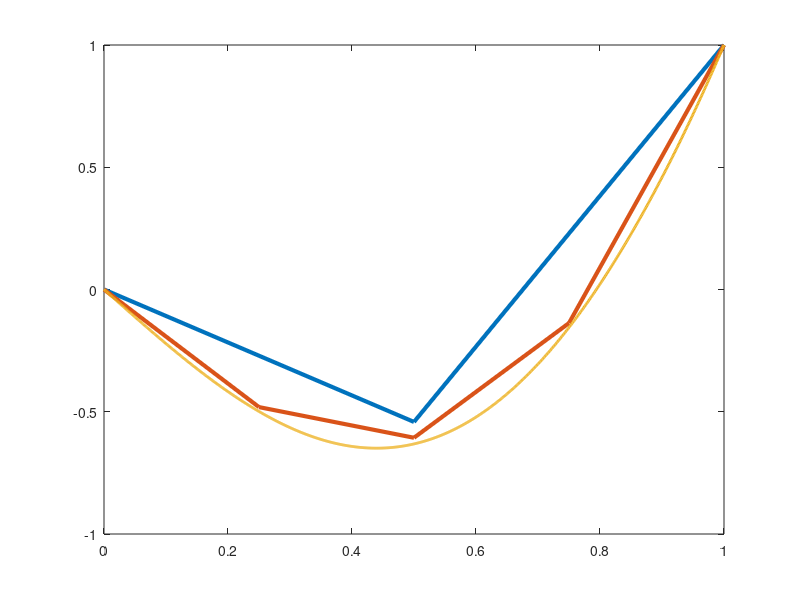

MATLAB code for this plot: (Note: this script raises an error after producing the figure.)
%%%%%%%%%%%%%%%%%%%%%%%%%%%%%%%%%%%%%%%%%%%%%%%%%%%%%%%%%%%%%%%%%%%%%%%%%%%
%Ghaida El-Saied
%Project 1
%Finite Element Analysis
%University of California at Berkeley

% A program to solve the fh = -(k^2*sin((pi*k*xh)/L))/A - (2*xh)/A;
% Boundary value problem
%%%%%%%%%%%%%%%%%%%%%%%%%%%%%%%%%%%%%%%%%%%%%%%%%%%%%%%%%%%%%%%%%%%%%%%%%%%

% Define Boundary conditions
%L=length, A = amplitude, u0 and uL are first and second boundary
%conditions respectively

A = 0.2; L= 1; u0 = 0; uL = 1; 

%BVP
%fh = -(k^2*sin((pi*k*xh)/L))/A - (2*xh)/A;
%true solution
%u_t = (x/L) + (x/(3.*A)).*(x.^2 - L.^2) - (L.^2/(A.*pi.^2)).*sin((pi.*k.*x)/L); 


%k and ne (number of elements) values:
k = [1 2 4 8 16 32];
ne = [2 4 8 16 32 64 128 256 512 1024 2048]; 
test_array = [1 1 1 1 1 1 1 1 1 1 1];



%setting up array for plotting

count = 1; 
label = cell(1,count);
bar_x = zeros(1,6);
bar_y = zeros(1,6); 
i=1;



%displaying figure for k values - is outputted below
for k = [1 2 4 8 16 32]
    figure;       
    
    for ne = [2 4 8 16 32 64 128 256 512 1024 2048] % Ne values to loop around
        %Global Matrices: stiffness = P, Force = F, Displacement = D
        P = zeros(ne + 1,ne + 1); F = zeros(ne + 1, 1); D = zeros(ne + 1, 1);

       % create a mesh
        he = 1/ne;
        xh = 0:he:L;
        
        fh = -(k^2*sin((pi*k*xh)/L))/A - (2*xh)/A;
            e =1;
              while e <= ne %loops over the ne matrix
                stiffness_matrix = 1/he * [1 -1; -1 1]; 
                %discrete forces at each node:
                f_left = fh(e); f_right = fh(e+1);
                %force for each element:
                f_e = he/6 * [2 1;1 2] * [f_left; f_right]; 
                %creating force vectors
                if e == 1 
                   f_e = f_e - u0 * stiffness_matrix(:,1);
                end
                if e == ne
                    f_e = f_e - uL * stiffness_matrix(:,2); 
                end
                %combining stiffness and force elemennts
                P(e:e+1, e: e+1) = P(e:e+1, e: e+1) + stiffness_matrix;
                F(e:e+1) = F(e:e+1) + f_e;
                e = e + 1;
              end
              
    %Displacement
    D(1) = 0;
    D(ne + 1) = 1;
    D(2:ne) = P(2:ne, 2:ne)\F(2:ne);
    
   
    plot(xh, D,'Linewidth',3)
    hold on;

  %calculating error for each # of elements and k value  
    x = 0:L/1000:L;
    u_h = interp1(xh,D,x);
    u_t = (x/L) + (x/(3.*A)).*(x.^2 - L.^2) - (L.^2/(A.*pi.^2)).*sin((pi.*k.*x)/L);
    diff = (u_t - u_h).^2; error = trapz(x,diff);
    label{1,count} = ['Ne = ' num2str(ne) ', '  'error = ' num2str(error)];
    if error <= 0.01
        k_val = k; ne_val = ne;
        tolerance = error;
        bar_x(1,i) = k;
        bar_y(1,i) = ne; 
        count = 1;
        i = i+1;
        break;
    end
    count = count +1;
    end

    %plot for true solution:
    
    hold on;
    plot(x,u_t,'Linewidth',2)
    legend(label,'u^t true solution');
    legend('Location', 'NorthWestOutside');
end

figure;
cat = categorical(bar_x);
bar(cat,bar_y); 
grid on;
xlabel('K');ylabel('number of elements ne(k)');
title('K vs. ne(k)');
